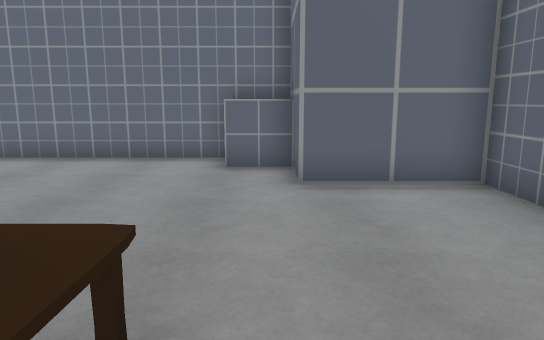
View 1 (above)

15 first-person views from a walk through a Unity game level. The camera is 1.4 m above the floor, tilts 10° down and sees 70° across. The floor is counted in squares, 1 m on a side. Each view is taken from the middle of a square. On the plan, view 1 faces up. The plan holds only what a view shows up to about 16 squares ahead; the rest is blank. The player is left out. Some surface patterns are stand-ins.

View 2
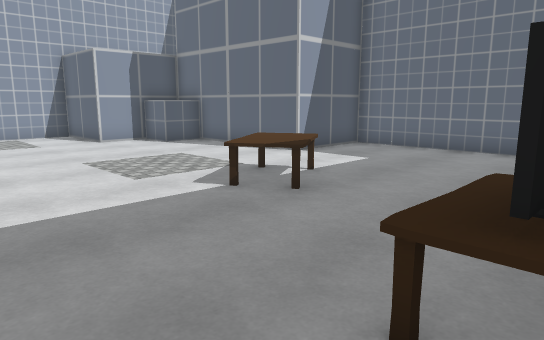

View 3
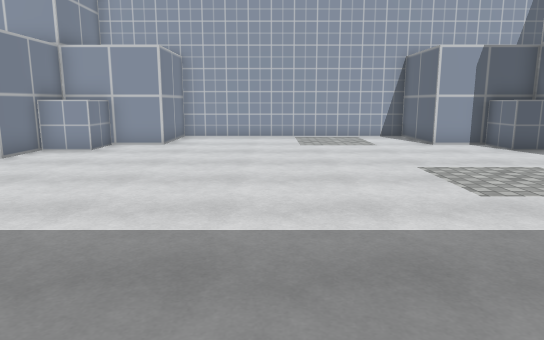

View 4
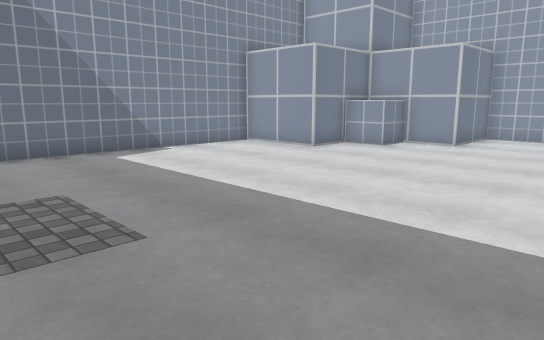

View 5
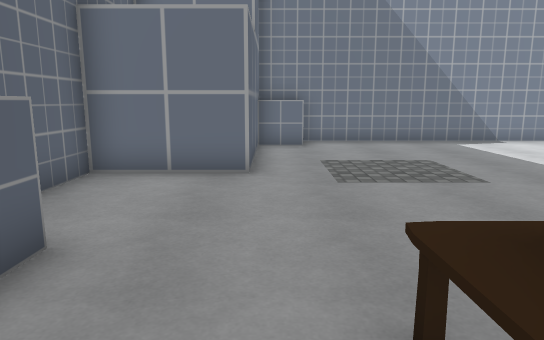

View 6
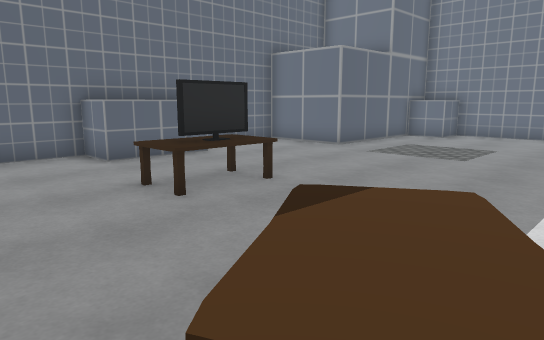

View 7
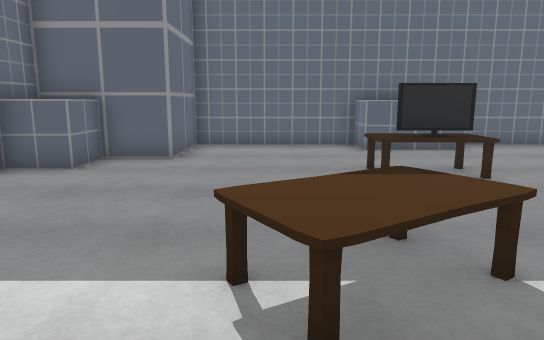

View 8
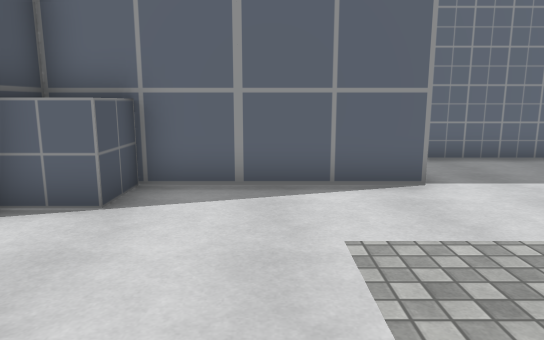

View 9
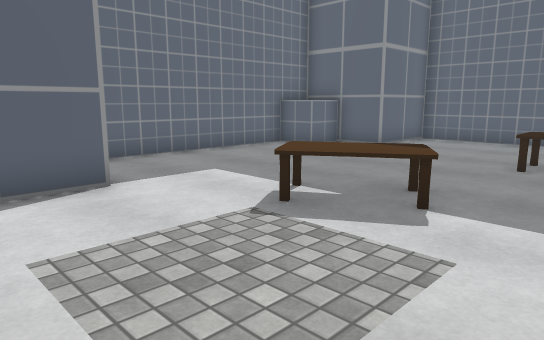

View 10
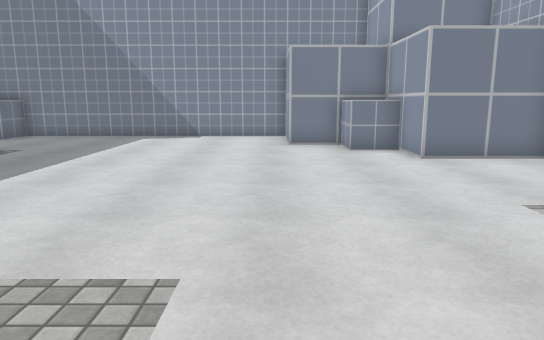

View 11
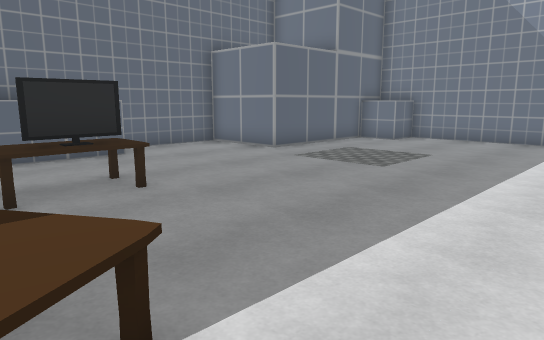

View 12
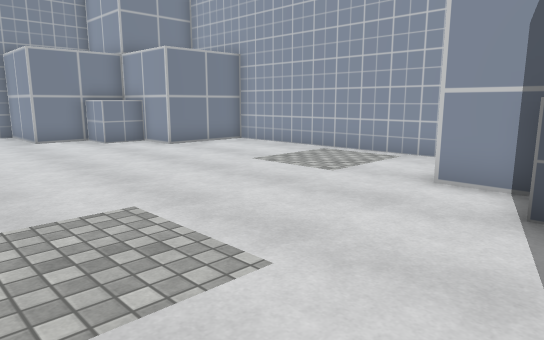

View 13
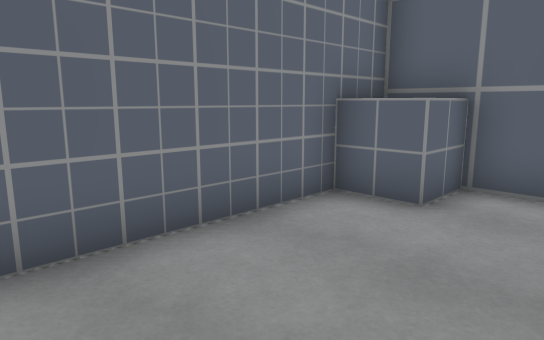

View 14
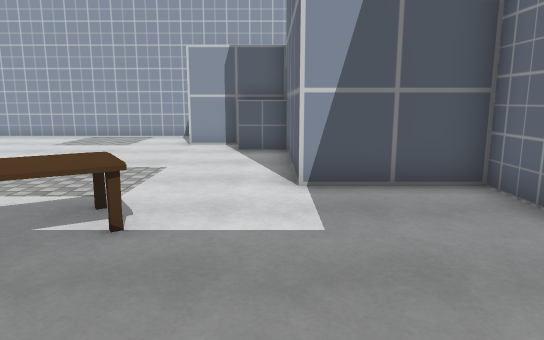

View 15
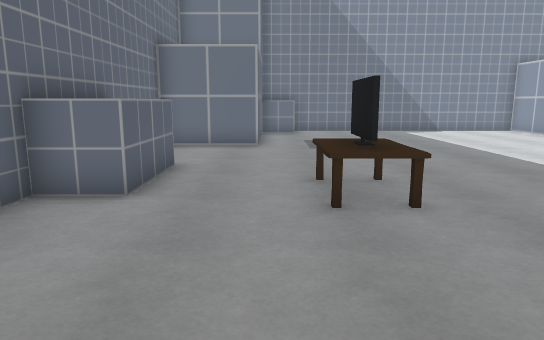

### Floor plan
Points are (right, up) in squares from view 1. A wall is a line through its corners. A room is listed if a view was taken in it or the views show most of it. See-through windows are left out.
Room 1 (views 1, 2, 3, 4, 5, 6, 7, 8, 9, 10, 11, 12, 13, 14, 15)
walls: (3.6, 1.5) (3.6, 6.4) (0.4, 6.4) (0.4, 9.6); (-1.4, 9.6) (-8.4, 9.6) (-8.4, 6.4) (-14.7, 6.4) (-14.7, 3.3) (-17.9, 3.3) (-17.9, -5.6) (-14.7, -5.6) (-14.7, -8.7) (-11.6, -8.7) (-11.6, -11.9) (0.4, -11.9) (0.4, -5.6) (3.6, -5.6) (3.6, -1.4)
objects: other object (-14, -8) to (-13, -7); other object (-14, 5) to (-13, 6); table (-7, 2) to (-5, 4); table (-2, 0); other object (-2, 0) to (-1, 1); table (-2, 2) to (-1, 2); other object (-1, -11) to (0, -11); other object (-1, 8) to (0, 10); other object (2, -1) to (4, -1); other object (2, 0) to (4, 1)

Positions as (right, up) in squares from view 1, and headings:
1: (0, 0), facing up
2: (-1, -2), facing up-left
3: (-2, -2), facing left
4: (-2, -1), facing down-left
5: (0, 2), facing down
6: (-7, 5), facing down-right
7: (-9, 4), facing right
8: (-11, 0), facing up
9: (-11, 0), facing up-right
10: (-11, 4), facing down
11: (-8, 3), facing down-right
12: (-8, 6), facing down-left
13: (-6, 6), facing up-right
14: (-2, 6), facing left
15: (0, 7), facing down
